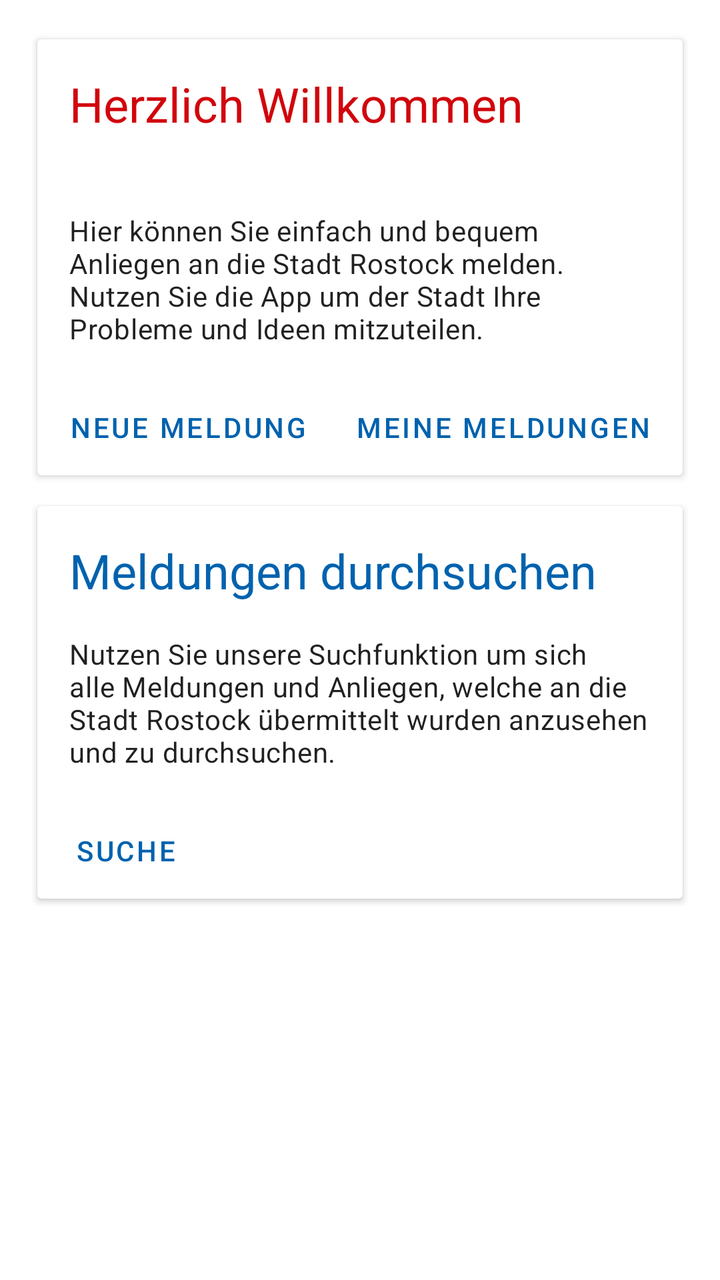
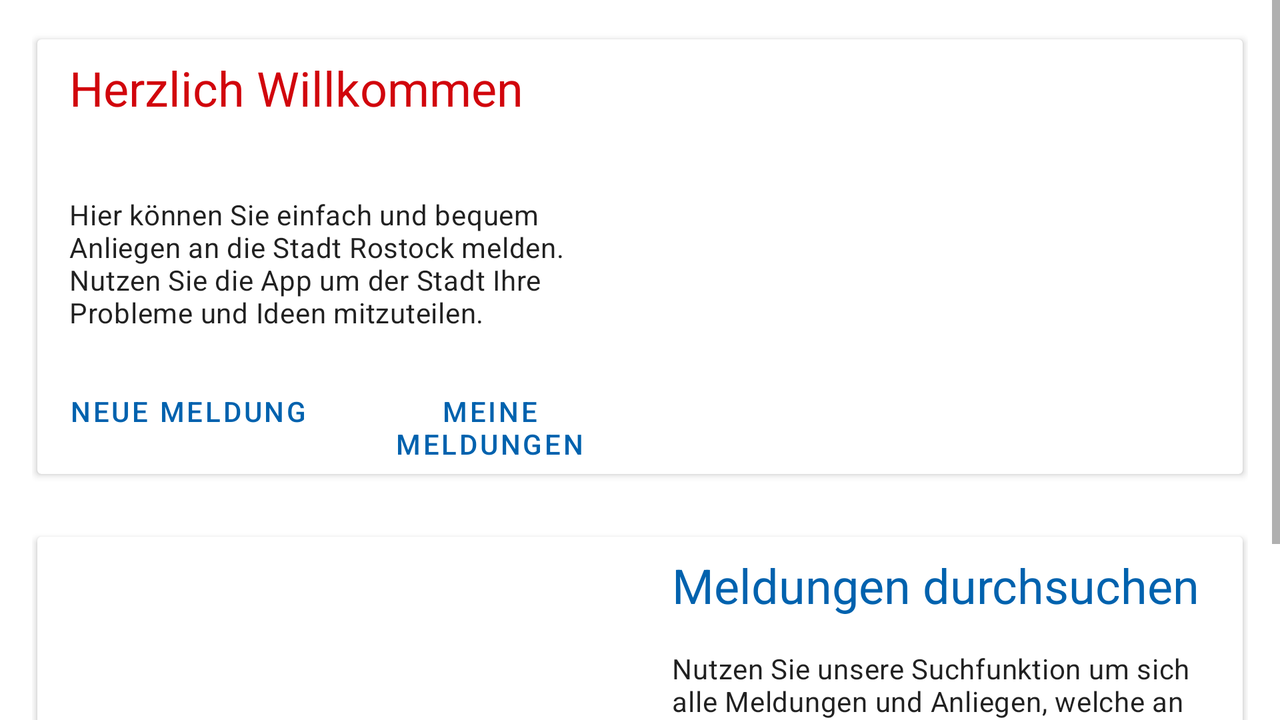

An Android layout and its configuration variant, each rendered on a device that would load it. The default file and the variant file are quoted in full after the pictures.
<!-- AndroidManifest.xml: application theme Theme.Open311Rostock -->
<!-- res/layout/fragment_home.xml -->
<?xml version="1.0" encoding="utf-8"?>
<androidx.constraintlayout.widget.ConstraintLayout xmlns:android="http://schemas.android.com/apk/res/android"
    xmlns:app="http://schemas.android.com/apk/res-auto"
    xmlns:tools="http://schemas.android.com/tools"
    android:layout_width="match_parent"
    android:layout_height="match_parent"
    tools:context=".ui.home.HomeFragment">

    <ScrollView
        android:layout_width="match_parent"
        android:layout_height="wrap_content"
        android:orientation="vertical">

        <LinearLayout
            android:layout_width="match_parent"
            android:layout_height="match_parent"
            android:gravity="start"
            android:isScrollContainer="true"
            android:orientation="vertical"
            android:paddingHorizontal="@dimen/activity_horizontal_margin"
            android:paddingVertical="@dimen/activity_vertical_margin">

            <androidx.cardview.widget.CardView
                android:id="@+id/cardView1"
                android:layout_width="match_parent"
                android:layout_height="wrap_content"
                app:cardUseCompatPadding="true">

                <LinearLayout
                    android:layout_width="match_parent"
                    android:layout_height="match_parent"
                    android:gravity="start"
                    android:orientation="vertical">

                    <ImageView
                        android:id="@+id/headerImage1"
                        android:layout_width="match_parent"
                        android:layout_height="wrap_content"
                        android:layout_gravity="top"
                        android:adjustViewBounds="true"
                        android:maxHeight="150dp"
                        android:scaleType="centerCrop"
                        android:src="@drawable/nl_hro2014_12" />

                    <TextView
                        android:id="@+id/textWelcome"
                        style="@style/TextAppearance.MaterialComponents.Headline5"
                        android:layout_width="match_parent"
                        android:layout_height="wrap_content"
                        android:layout_marginHorizontal="@dimen/activity_horizontal_margin"
                        android:layout_marginTop="@dimen/activity_vertical_margin"
                        android:text="@string/title_welcome"
                        android:textColor="@color/secondary" />

                    <TextView
                        android:id="@+id/textUsername"
                        style="@style/TextAppearance.MaterialComponents.Subtitle1"
                        android:layout_width="match_parent"
                        android:layout_height="wrap_content"
                        android:layout_marginHorizontal="@dimen/activity_horizontal_margin"
                        android:layout_marginBottom="@dimen/activity_vertical_margin"
                        android:textColor="@color/primary" />

                    <TextView
                        android:id="@+id/textWelcomeInfo"
                        style="@style/TextAppearance.MaterialComponents.Body2"
                        android:layout_width="match_parent"
                        android:layout_height="wrap_content"
                        android:layout_marginHorizontal="@dimen/activity_horizontal_margin"
                        android:layout_marginBottom="@dimen/activity_vertical_margin"
                        android:text="@string/welcome_info" />

                    <LinearLayout
                        android:layout_width="match_parent"
                        android:layout_height="wrap_content"
                        android:orientation="horizontal">

                        <Button
                            android:id="@+id/btn_new_issue"
                            style="@style/Widget.MaterialComponents.Button.TextButton"
                            android:layout_width="wrap_content"
                            android:layout_height="wrap_content"
                            android:layout_marginHorizontal="@dimen/activity_horizontal_small_margin"
                            android:text="@string/new_issue" />

                        <Button
                            android:id="@+id/btnIssues"
                            style="@style/Widget.MaterialComponents.Button.TextButton"
                            android:layout_width="wrap_content"
                            android:layout_height="wrap_content"
                            android:text="@string/menu_issues" />
                    </LinearLayout>
                </LinearLayout>
            </androidx.cardview.widget.CardView>

            <androidx.cardview.widget.CardView
                android:id="@+id/cardView2"
                android:layout_width="match_parent"
                android:layout_height="wrap_content"
                android:layout_marginTop="@dimen/activity_horizontal_small_margin"
                app:cardUseCompatPadding="true">

                <LinearLayout
                    android:layout_width="match_parent"
                    android:layout_height="match_parent"
                    android:gravity="start"
                    android:orientation="vertical">

                    <ImageView
                        android:id="@+id/headerImage2"
                        android:layout_width="match_parent"
                        android:layout_height="wrap_content"
                        android:layout_gravity="top"
                        android:adjustViewBounds="true"
                        android:maxHeight="150dp"
                        android:scaleType="centerCrop"
                        android:src="@drawable/hro_nl_28" />

                    <TextView
                        style="@style/TextAppearance.MaterialComponents.Headline5"
                        android:layout_width="match_parent"
                        android:layout_height="wrap_content"
                        android:layout_marginHorizontal="@dimen/activity_horizontal_margin"
                        android:layout_marginTop="@dimen/activity_vertical_margin"
                        android:text="@string/title_search"
                        android:textColor="@color/primary" />

                    <TextView
                        android:id="@+id/textSearchInfo"
                        style="@style/TextAppearance.MaterialComponents.Body2"
                        android:layout_width="match_parent"
                        android:layout_height="wrap_content"
                        android:layout_marginHorizontal="@dimen/activity_horizontal_margin"
                        android:layout_marginVertical="@dimen/activity_vertical_margin"
                        android:text="@string/search_info" />

                    <Button
                        android:id="@+id/btnSearch"
                        style="@style/Widget.MaterialComponents.Button.TextButton"
                        android:layout_width="wrap_content"
                        android:layout_height="wrap_content"
                        android:text="@string/menu_search" />
                </LinearLayout>
            </androidx.cardview.widget.CardView>
        </LinearLayout>
    </ScrollView>
</androidx.constraintlayout.widget.ConstraintLayout>
<!-- resources referenced by this layout -->
<resources>
  <color name="primary">#0062AE</color>
  <color name="secondary">#D1050C</color>
  <dimen name="activity_horizontal_margin">16dp</dimen>
  <dimen name="activity_horizontal_small_margin">8dp</dimen>
  <dimen name="activity_vertical_margin">16dp</dimen>
  <string name="menu_issues">Meine Meldungen</string>
  <string name="menu_search">Suche</string>
  <string name="new_issue">Neue Meldung</string>
  <string name="search_info">Nutzen Sie unsere Suchfunktion um sich alle Meldungen und Anliegen, welche an die Stadt Rostock übermittelt wurden anzusehen und zu durchsuchen.</string>
  <string name="title_search">Meldungen durchsuchen</string>
  <string name="title_welcome">Herzlich Willkommen</string>
  <string name="welcome_info">Hier können Sie einfach und bequem Anliegen an die Stadt Rostock melden. Nutzen Sie die App um der Stadt Ihre Probleme und Ideen mitzuteilen.</string>
  <style name="Theme.Open311Rostock" parent="Theme.MaterialComponents.DayNight.DarkActionBar">
          <item name="colorPrimary">@color/primary</item>
          <item name="colorPrimaryVariant">@color/primary_variant</item>
          <item name="colorOnPrimary">@color/white</item>
          <item name="colorSecondary">@color/secondary</item>
          <item name="colorSecondaryVariant">@color/secondary_variant</item>
          <item name="colorOnSecondary">@color/white</item>
          <item name="android:statusBarColor" tools:targetApi="l">?attr/colorPrimaryVariant</item>
      </style>
  <color name="primary_variant">#0074cf</color>
  <color name="white">#ffffff</color>
  <color name="secondary_variant">#fa5157</color>
</resources>
<!-- res/layout-land/fragment_home.xml (the repository's variant of the layout above) -->
<!-- drawn on the phone turned sideways -->
<?xml version="1.0" encoding="utf-8"?>
<androidx.constraintlayout.widget.ConstraintLayout xmlns:android="http://schemas.android.com/apk/res/android"
    xmlns:app="http://schemas.android.com/apk/res-auto"
    xmlns:tools="http://schemas.android.com/tools"
    android:layout_width="match_parent"
    android:layout_height="match_parent"
    tools:context=".ui.home.HomeFragment">

    <ScrollView
        android:layout_width="match_parent"
        android:layout_height="wrap_content"
        android:orientation="vertical">

        <LinearLayout
            android:layout_width="match_parent"
            android:layout_height="match_parent"
            android:gravity="start"
            android:orientation="vertical"
            android:paddingHorizontal="@dimen/activity_horizontal_margin"
            android:paddingVertical="@dimen/activity_vertical_margin">

            <androidx.cardview.widget.CardView
                android:id="@+id/cardView1"
                android:layout_width="match_parent"
                android:layout_height="wrap_content"
                android:layout_marginBottom="@dimen/activity_vertical_margin"
                app:cardUseCompatPadding="true">

                <LinearLayout
                    android:layout_width="match_parent"
                    android:layout_height="match_parent"
                    android:orientation="horizontal">

                    <LinearLayout
                        android:layout_width="match_parent"
                        android:layout_height="match_parent"
                        android:layout_weight="1"
                        android:gravity="start"
                        android:orientation="vertical">

                        <TextView
                            android:id="@+id/textWelcome"
                            style="@style/TextAppearance.MaterialComponents.Headline5"
                            android:layout_width="match_parent"
                            android:layout_height="wrap_content"
                            android:layout_marginHorizontal="@dimen/activity_horizontal_margin"
                            android:layout_marginTop="@dimen/activity_vertical_small_margin"
                            android:text="@string/title_welcome"
                            android:textColor="@color/secondary" />

                        <TextView
                            android:id="@+id/textUsername"
                            style="@style/TextAppearance.MaterialComponents.Subtitle1"
                            android:layout_width="match_parent"
                            android:layout_height="wrap_content"
                            android:layout_marginHorizontal="@dimen/activity_horizontal_margin"
                            android:layout_marginBottom="@dimen/activity_vertical_margin"
                            android:textColor="@color/primary" />

                        <TextView
                            android:id="@+id/textWelcomeInfo"
                            style="@style/TextAppearance.MaterialComponents.Body2"
                            android:layout_width="match_parent"
                            android:layout_height="wrap_content"
                            android:layout_marginHorizontal="@dimen/activity_horizontal_margin"
                            android:layout_marginBottom="@dimen/activity_vertical_margin"
                            android:text="@string/welcome_info" />

                        <LinearLayout
                            android:layout_width="match_parent"
                            android:layout_height="wrap_content"
                            android:orientation="horizontal">

                            <Button
                                android:id="@+id/btn_new_issue"
                                style="@style/Widget.MaterialComponents.Button.TextButton"
                                android:layout_width="wrap_content"
                                android:layout_height="wrap_content"
                                android:layout_marginHorizontal="@dimen/activity_horizontal_small_margin"
                                android:text="@string/new_issue" />

                            <Button
                                android:id="@+id/btnIssues"
                                style="@style/Widget.MaterialComponents.Button.TextButton"
                                android:layout_width="wrap_content"
                                android:layout_height="wrap_content"
                                android:text="@string/menu_issues" />
                        </LinearLayout>
                    </LinearLayout>

                    <ImageView
                        android:id="@+id/headerImage1"
                        android:layout_width="match_parent"
                        android:layout_height="match_parent"
                        android:layout_gravity="top"
                        android:layout_weight="1"
                        android:adjustViewBounds="true"
                        android:maxHeight="150dp"
                        android:scaleType="centerCrop"
                        android:src="@drawable/nl_hro2014_12" />
                </LinearLayout>
            </androidx.cardview.widget.CardView>

            <androidx.cardview.widget.CardView
                android:id="@+id/cardView2"
                android:layout_width="match_parent"
                android:layout_height="wrap_content"
                android:layout_marginTop="@dimen/activity_horizontal_small_margin"
                app:cardUseCompatPadding="true">

                <LinearLayout
                    android:layout_width="match_parent"
                    android:layout_height="match_parent"
                    android:orientation="horizontal">

                    <ImageView
                        android:id="@+id/headerImage2"
                        android:layout_width="match_parent"
                        android:layout_height="match_parent"
                        android:layout_weight="1"
                        android:adjustViewBounds="true"
                        android:scaleType="centerCrop"
                        android:src="@drawable/hro_nl_28" />

                    <LinearLayout
                        android:layout_width="match_parent"
                        android:layout_height="match_parent"
                        android:layout_weight="1"
                        android:gravity="start"
                        android:orientation="vertical">

                        <TextView
                            style="@style/TextAppearance.MaterialComponents.Headline5"
                            android:layout_width="match_parent"
                            android:layout_height="wrap_content"
                            android:layout_marginHorizontal="@dimen/activity_horizontal_margin"
                            android:layout_marginTop="@dimen/activity_vertical_small_margin"
                            android:text="@string/title_search"
                            android:textColor="@color/primary" />

                        <TextView
                            android:id="@+id/textSearchInfo"
                            style="@style/TextAppearance.MaterialComponents.Body2"
                            android:layout_width="match_parent"
                            android:layout_height="wrap_content"
                            android:layout_marginHorizontal="@dimen/activity_horizontal_margin"
                            android:layout_marginVertical="@dimen/activity_vertical_margin"
                            android:text="@string/search_info" />

                        <Button
                            android:id="@+id/btnSearch"
                            style="@style/Widget.MaterialComponents.Button.TextButton"
                            android:layout_width="match_parent"
                            android:layout_height="wrap_content"
                            android:text="@string/menu_search" />
                    </LinearLayout>
                </LinearLayout>
            </androidx.cardview.widget.CardView>
        </LinearLayout>
    </ScrollView>
</androidx.constraintlayout.widget.ConstraintLayout>
<!-- resources referenced by the variant -->
<!-- as the phone turned sideways resolves them -->
<resources>
  <color name="primary">#0062AE</color>
  <color name="secondary">#D1050C</color>
  <dimen name="activity_horizontal_margin">16dp</dimen>
  <dimen name="activity_horizontal_small_margin">8dp</dimen>
  <dimen name="activity_vertical_margin">16dp</dimen>
  <dimen name="activity_vertical_small_margin">8dp</dimen>
  <string name="menu_issues">Meine Meldungen</string>
  <string name="menu_search">Suche</string>
  <string name="new_issue">Neue Meldung</string>
  <string name="search_info">Nutzen Sie unsere Suchfunktion um sich alle Meldungen und Anliegen, welche an die Stadt Rostock übermittelt wurden anzusehen und zu durchsuchen.</string>
  <string name="title_search">Meldungen durchsuchen</string>
  <string name="title_welcome">Herzlich Willkommen</string>
  <string name="welcome_info">Hier können Sie einfach und bequem Anliegen an die Stadt Rostock melden. Nutzen Sie die App um der Stadt Ihre Probleme und Ideen mitzuteilen.</string>
  <style name="Theme.Open311Rostock" parent="Theme.MaterialComponents.DayNight.DarkActionBar">
          <item name="colorPrimary">@color/primary</item>
          <item name="colorPrimaryVariant">@color/primary_variant</item>
          <item name="colorOnPrimary">@color/white</item>
          <item name="colorSecondary">@color/secondary</item>
          <item name="colorSecondaryVariant">@color/secondary_variant</item>
          <item name="colorOnSecondary">@color/white</item>
          <item name="android:statusBarColor" tools:targetApi="l">?attr/colorPrimaryVariant</item>
      </style>
  <color name="primary_variant">#0074cf</color>
  <color name="white">#ffffff</color>
  <color name="secondary_variant">#fa5157</color>
</resources>
